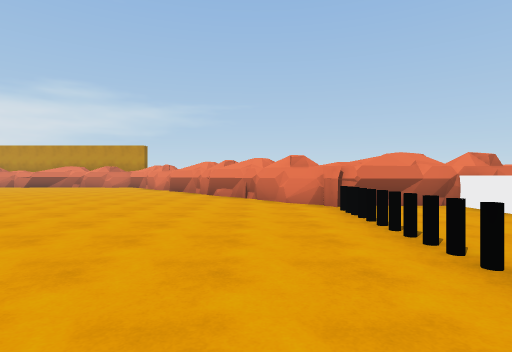
View 1 (above)

18 first-person views from a walk through a scene from a Unity 3-D project. The camera is 1.3 m above the floor, looks level and sees 80° across. The floor is counted in squares, 2 m on a side. Each view is taken from the middle of a square. On the plan, view 1 faces up. The plan holds only what a view shows up to about 10 squares ahead; the rest is blank. The place goes on beyond the plan. The player character is not drawn.

View 2
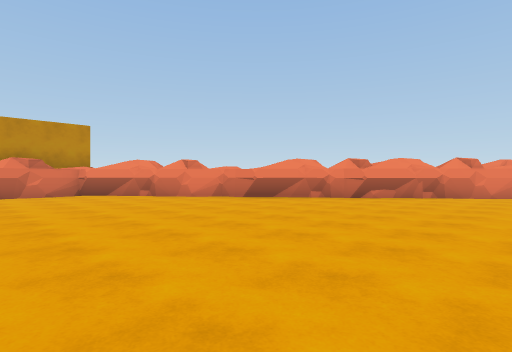

View 3
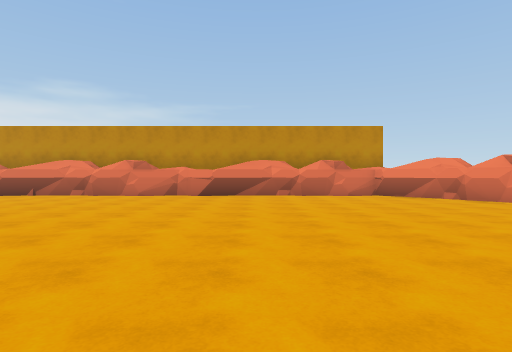

View 4
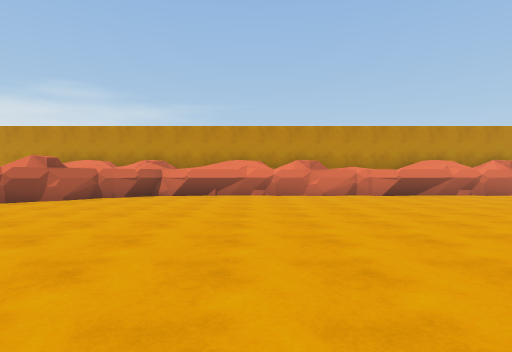

View 5
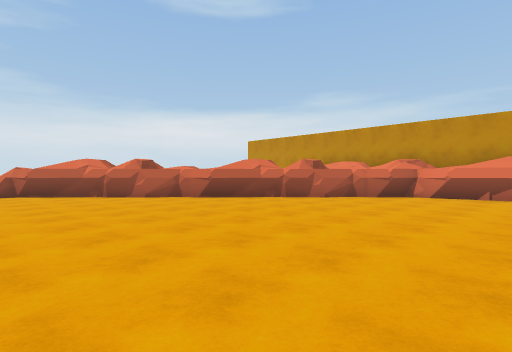

View 6
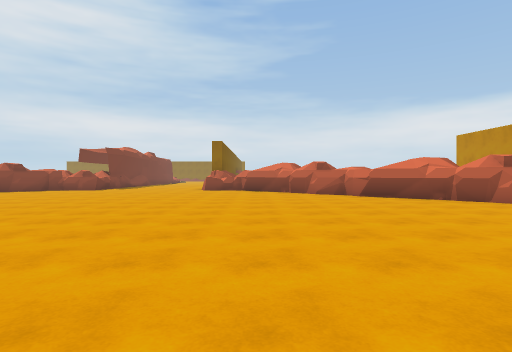

View 7
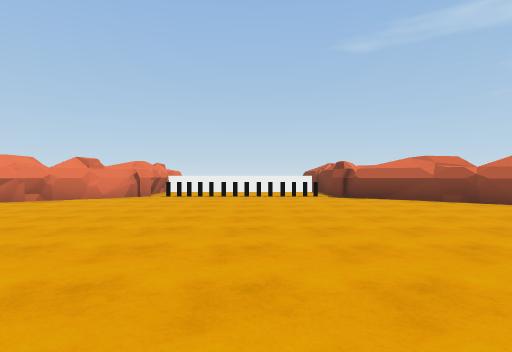

View 8
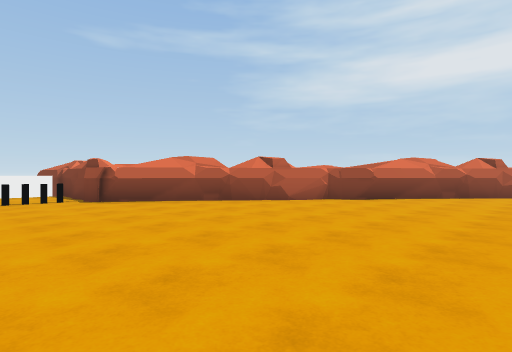

View 9
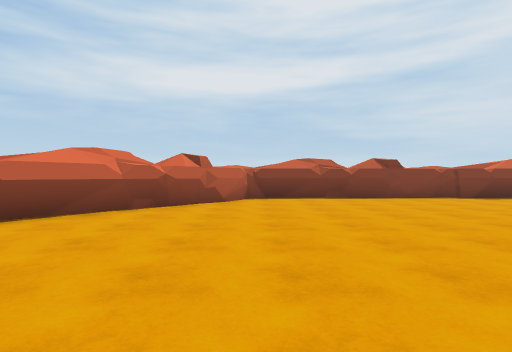

View 10
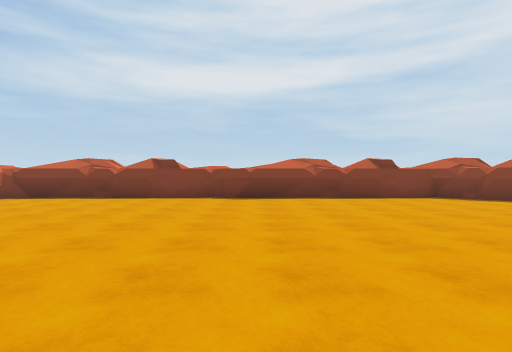

View 11
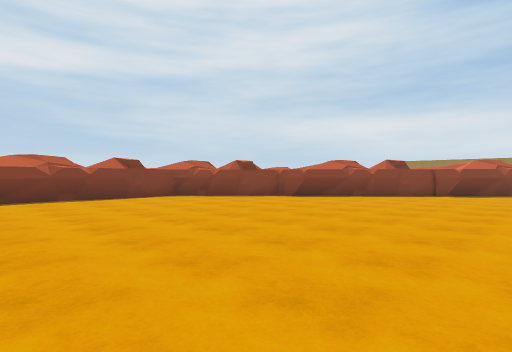

View 12
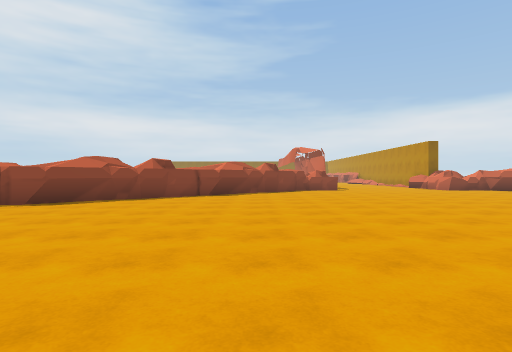

View 13
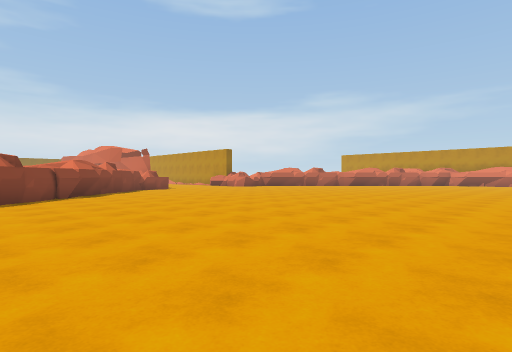

View 14
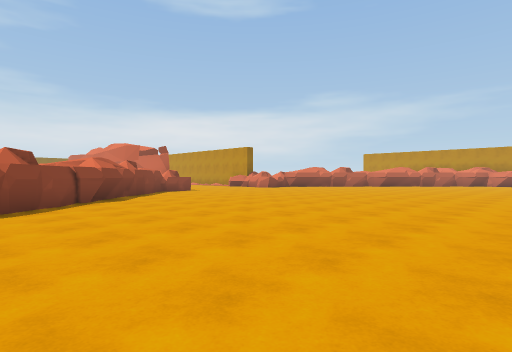

View 15
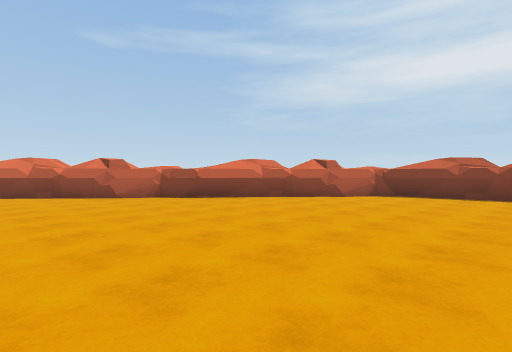

View 16
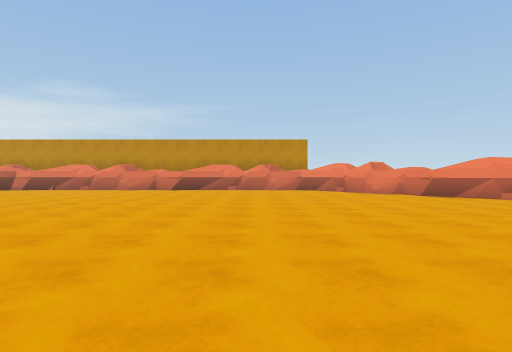

View 17
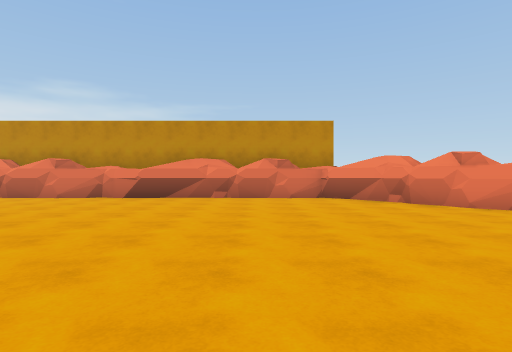

View 18
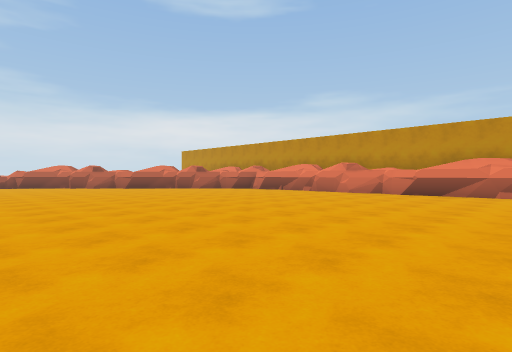

### Floor plan
Key: @ floor where view 1 was taken; # wall or solid block; x gap in a wall; . floor; = window, fence, low wall or low ledge; ^ raised ledge.
Columns run from 25 left of view 1 to 6 right of it. Each row starts with its distance up from view 1.
 17    #################
 16   ##...............##
 15  ##.................##
 14  #...................##
 13 ##....................#
 12 ......................##
 11 .......................##
 10 ........................##
  9 .........................##
  8 ..........................##
  7 ...........................#####
  6 .......... ...................^
  5 ..........    .............=..^
  4 ..........     ............x..
  3 ..........      ...........x.
  2 ..........        ............^
  1 ..........        .........#..^
  0 ..........    ...........@#####
 -1 ............  ...........##
 -2 ............. ..........##
 -3 ........................#
 -4 #......................##
 -5 ##....................##
 -6  ##..................##
 -7   ##.................#
 -8    #................##
 -9    ##..............##
-10     ################

Where each view was taken, in squares from view 1:
view 1: 0 up, 0 right, facing up
view 2: 6 up, 10 left, facing up-right
view 3: 7 up, 11 left, facing up
view 4: 7 up, 17 left, facing up
view 5: 7 up, 17 left, facing up-left
view 6: 9 up, 15 left, facing left
view 7: 3 up, 8 left, facing right
view 8: 3 up, 7 left, facing down-right
view 9: 1 down, 7 left, facing down
view 10: 1 down, 14 left, facing down
view 11: 1 down, 14 left, facing down-left
view 12: 2 down, 15 left, facing left
view 13: 6 down, 15 left, facing up-left
view 14: 6 down, 17 left, facing up-left
view 15: 0 up, 11 left, facing down-right
view 16: 3 up, 9 left, facing up
view 17: 8 up, 9 left, facing up
view 18: 6 up, 9 left, facing up-left
